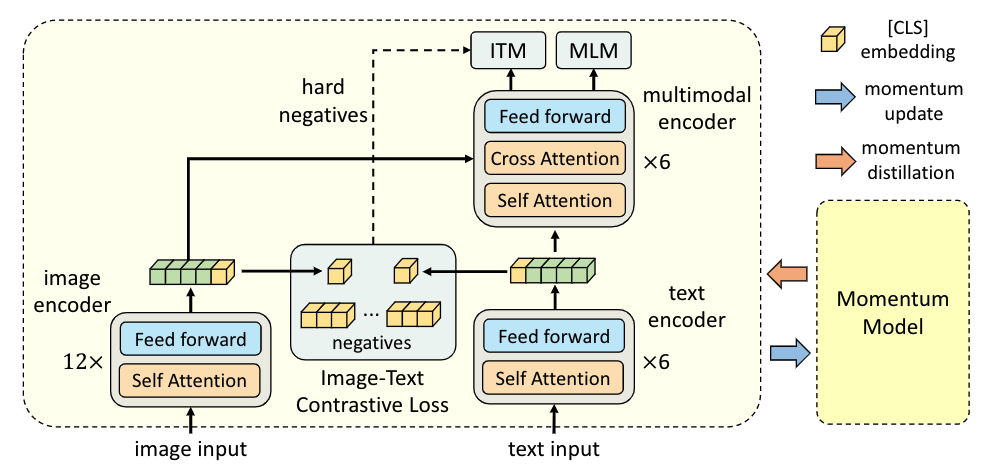
#> input picture img.png, 996 x 471 px
$ python -i randaugment.py   (imports and definitions only)
#> lines starting #> are read from the running program, lines starting #| are printed output that depends on the picture
#> further down, picture is the input picture: shape (471, 996, 3); mean B, G, R 222.3, 237.1, 236.7
import cv2
import numpy as np


## aug functions
def identity_func(img):
    return img


def autocontrast_func(img, cutoff=0):
    '''
        same output as PIL.ImageOps.autocontrast
    '''
    n_bins = 256

    def tune_channel(ch):
        n = ch.size
#> n = 469116
        cut = cutoff * n // 100
#> cut = 0
        if cut == 0:
            high, low = ch.max(), ch.min()
#> high = 255; low = 0
        else:
            hist = cv2.calcHist([ch], [0], None, [n_bins], [0, n_bins])
            low = np.argwhere(np.cumsum(hist) > cut)
            low = 0 if low.shape[0] == 0 else low[0]
            high = np.argwhere(np.cumsum(hist[::-1]) > cut)
            high = n_bins - 1 if high.shape[0] == 0 else n_bins - 1 - high[0]

        # --- SỬA ĐỔI TẠI ĐÂY (Cách tiếp cận mới) ---
        # Kiểm tra nếu high và low trùng nhau (ảnh đơn sắc)
        # hoặc nếu high nhỏ hơn low (một trường hợp biên hiếm gặp)
        if high <= low:
            # Nếu không có phạm vi để điều chỉnh, không làm gì cả
            return ch

        # Nếu đã qua kiểm tra trên, high > low, nên diff luôn dương
        diff = high - low
#> diff = 255

        # Tính toán scale và offset.
        # Ở đây, phép chia sẽ không gây lỗi vì chúng ta đã kiểm tra diff > 0
        scale = (n_bins - 1) / diff
#> scale = 1
        offset = -low * scale
#> offset = 0

        table = np.arange(n_bins) * scale + offset
#> table = 256 values from 0 to 255

        # Kẹp giá trị cuối cùng để đảm bảo chúng nằm trong phạm vi [0, 255]
        # Điều này là cần thiết do sai số của số thực
        table = np.clip(table, 0, 255).astype(np.uint8)
        # --- KẾT THÚC SỬA ĐỔI ---

        return table[ch]
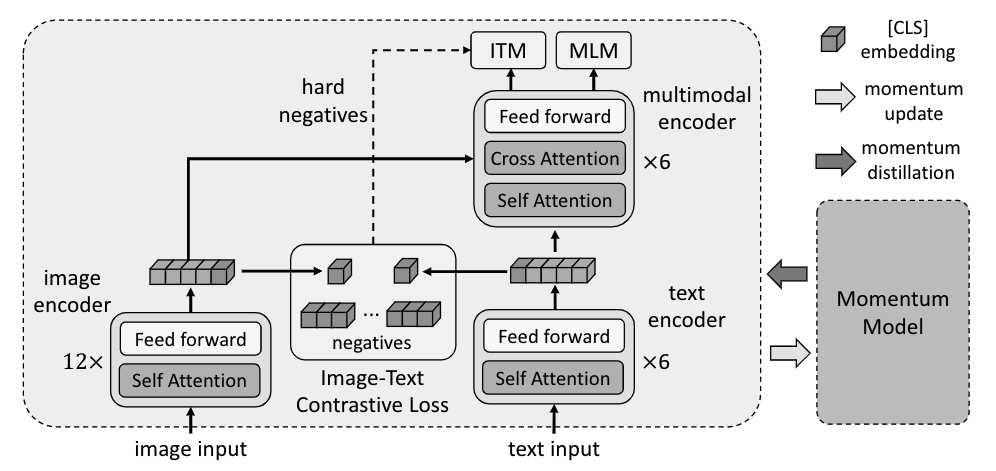
#> returned value: shape (471, 996); min 0, max 255, mean 222.3

    channels = [tune_channel(ch) for ch in cv2.split(img)]
#> in tune_channel (call 2), `return table[ch]`:
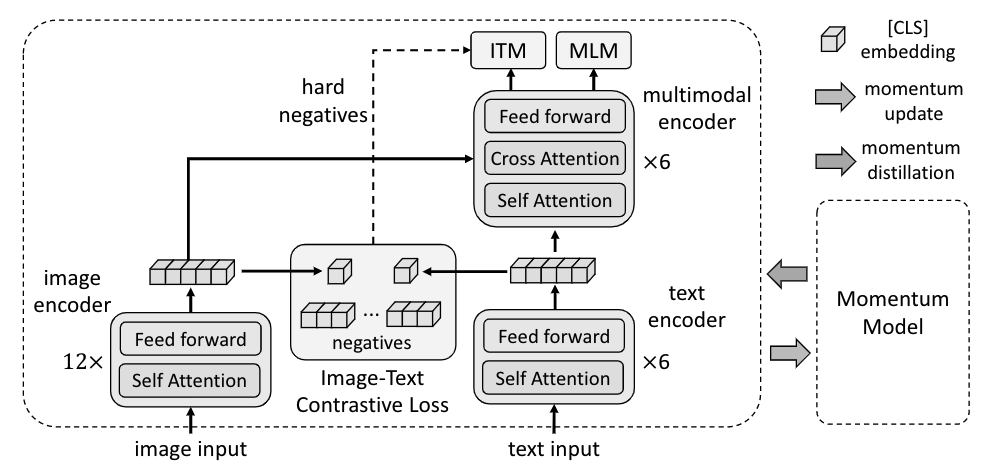
#> returned value: shape (471, 996); min 0, max 255, mean 237.1
#> in tune_channel (call 3), `return table[ch]`:
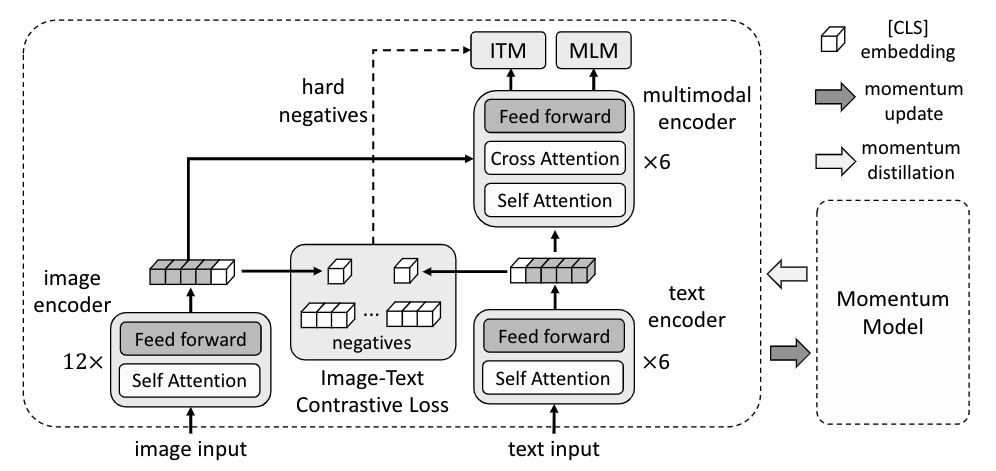
#> returned value: shape (471, 996); min 0, max 255, mean 236.7
#> channels = 3 items
    out = cv2.merge(channels)
    return out


# [155 lines left out: functions equalize_func, rotate_func, solarize_func, color_func, contrast_func, brightness_func and 7 more, not called in this run]


### level to args
def enhance_level_to_args(MAX_LEVEL):
    def level_to_args(level):
        return ((level / MAX_LEVEL) * 1.8 + 0.1,)
    return level_to_args


def shear_level_to_args(MAX_LEVEL, replace_value):
    # [4 lines left out: function level_to_args, not called in this run]

    return level_to_args


def translate_level_to_args(translate_const, MAX_LEVEL, replace_value):
    # [4 lines left out: function level_to_args, not called in this run]

    return level_to_args


# [6 lines left out: function cutout_level_to_args, not called in this run]


def solarize_level_to_args(MAX_LEVEL):
    def level_to_args(level):
        level = int((level / MAX_LEVEL) * 256)
        return (level, )
    return level_to_args


def none_level_to_args(level):
    return ()


def posterize_level_to_args(MAX_LEVEL):
    def level_to_args(level):
        level = int((level / MAX_LEVEL) * 4)
        return (level, )
    return level_to_args


def rotate_level_to_args(MAX_LEVEL, replace_value):
    # [5 lines left out: function level_to_args, not called in this run]

    return level_to_args


func_dict = {
    'Identity': identity_func,
    'AutoContrast': autocontrast_func,
    'Equalize': equalize_func,
    'Rotate': rotate_func,
    'Solarize': solarize_func,
    'Color': color_func,
    'Contrast': contrast_func,
    'Brightness': brightness_func,
    'Sharpness': sharpness_func,
    'ShearX': shear_x_func,
    'TranslateX': translate_x_func,
    'TranslateY': translate_y_func,
    'Posterize': posterize_func,
    'ShearY': shear_y_func,
}

translate_const = 10
MAX_LEVEL = 10
replace_value = (128, 128, 128)
arg_dict = {
    'Identity': none_level_to_args,
    'AutoContrast': none_level_to_args,
    'Equalize': none_level_to_args,
    'Rotate': rotate_level_to_args(MAX_LEVEL, replace_value),
    'Solarize': solarize_level_to_args(MAX_LEVEL),
    'Color': enhance_level_to_args(MAX_LEVEL),
    'Contrast': enhance_level_to_args(MAX_LEVEL),
    'Brightness': enhance_level_to_args(MAX_LEVEL),
    'Sharpness': enhance_level_to_args(MAX_LEVEL),
    'ShearX': shear_level_to_args(MAX_LEVEL, replace_value),
    'TranslateX': translate_level_to_args(
        translate_const, MAX_LEVEL, replace_value
    ),
    'TranslateY': translate_level_to_args(
        translate_const, MAX_LEVEL, replace_value
    ),
    'Posterize': posterize_level_to_args(MAX_LEVEL),
    'ShearY': shear_level_to_args(MAX_LEVEL, replace_value),
}


class RandomAugment(object):

    # [8 lines left out: function __init__, not called in this run]

    def get_random_ops(self):
        sampled_ops = np.random.choice(self.augs, self.N)
        return [(op, 0.5, self.M) for op in sampled_ops]

    # [10 lines left out: function __call__, not called in this run]


# [4 lines not run here, left out]

>>> import cv2
>>> picture = cv2.imread('../img.png')
>>> result = autocontrast_func(picture)
